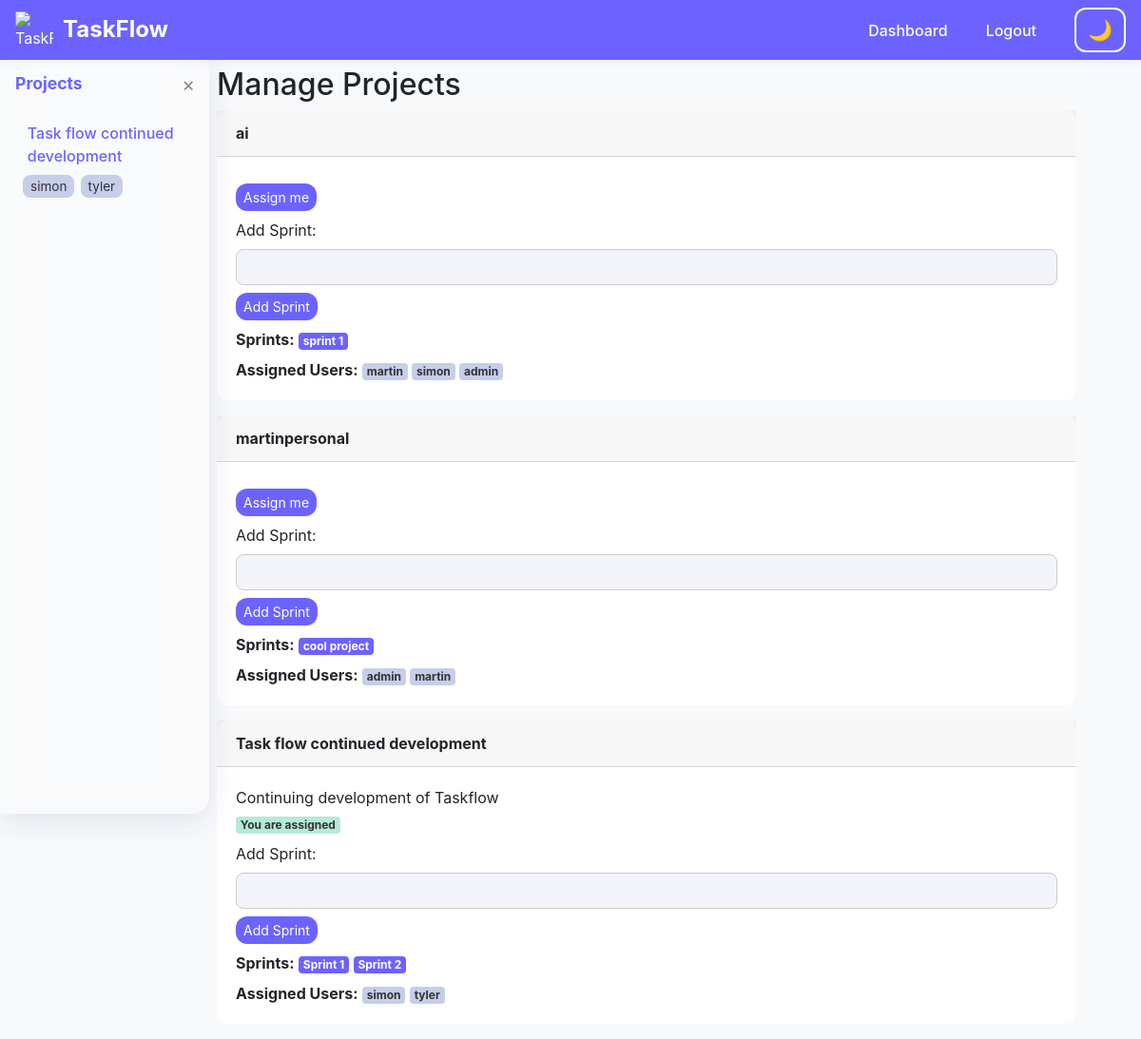
The page /projects (signed in) on the database its author committed.
### app.py (models this page shows)
class Project(db.Model):
    id = db.Column(db.Integer, primary_key=True)
    name = db.Column(db.String(120), unique=True, nullable=False)
    description = db.Column(db.Text, nullable=True)
    users = db.relationship('User', secondary=user_project, back_populates='projects')
    sprints = db.relationship('Sprint', backref='project', lazy=True)
    tasks = db.relationship('Task', backref='project', lazy=True)

class User(db.Model):
    id = db.Column(db.Integer, primary_key=True)
    username = db.Column(db.String(80), unique=True, nullable=False)
    password = db.Column(db.String(200), nullable=False)
    role = db.Column(db.String(10), nullable=False)
    tasks = db.relationship('Task', backref='user', lazy=True, foreign_keys='Task.user_id')
    assigned_tasks = db.relationship('Task', backref='assignee', lazy=True, foreign_keys='Task.assignee_id')
    projects = db.relationship('Project', secondary=user_project, back_populates='users')

class Sprint(db.Model):
    id = db.Column(db.Integer, primary_key=True)
    name = db.Column(db.String(120), nullable=False)
    project_id = db.Column(db.Integer, db.ForeignKey('project.id'), nullable=False)
    tasks = db.relationship('Task', backref='sprint', lazy=True)

### app.py (the view, shortened to what this page needs)
@app.route('/projects', methods=['GET', 'POST'])
@login_required
def manage_projects():
    projects = Project.query.all()
    users = User.query.all()
    user = User.query.get(session['user_id'])
    return render_template('projects.html', projects=projects, users=users, user=user, role=session.get('role'))

### app.py (called while the page is built)
def login_required(f):
    from functools import wraps
    @wraps(f)
    def decorated_function(*args, **kwargs):
        if 'user_id' not in session:
            flash('Please login first.', 'warning')
            return redirect(url_for('login'))
        return f(*args, **kwargs)
    return decorated_function

@app.before_request
def inject_sidebar_projects():
    g.projects = []
    g.selected_project = None
    if 'user_id' in session:
        user = User.query.get(session['user_id'])
        g.projects = user.projects if session.get('role') != 'admin' else Project.query.all()
        project_id = request.args.get('project', type=int)
        if project_id:
            g.selected_project = Project.query.get(project_id)

### templates/projects.html (shortened to what this page needs)
{% extends 'base.html' %}
{% block content %}
<h2>Manage Projects</h2>
{% for project in projects %}
  <div class="card mb-3">
    <div class="card-header d-flex justify-content-between align-items-center">
      <strong>{{ project.name }}</strong>
    </div>
    <div class="card-body">
      <div>{{ project.description }}</div>
      {% if role == 'admin' %}
      <form method="POST" action="{{ url_for('assign_users_to_project', project_id=project.id) }}">
        <label>Assign/Remove Users:</label>
        <select name="user_ids" multiple class="form-control" size="3">
          {% for u in users %}
            <option value="{{ u.id }}" {% if u in project.users %}selected{% endif %}>{{ u.username }}</option>
          {% endfor %}
        </select>
        <small class="form-text text-muted mb-2">Hold Ctrl/Cmd to select or deselect multiple users.</small>
        <button class="btn btn-secondary btn-sm mt-2">Update Users</button>
      </form>
      {% else %}
        {% if user not in project.users %}
        <form method="POST" action="{{ url_for('assign_users_to_project', project_id=project.id) }}">
          <button class="btn btn-info btn-sm mt-2">Assign me</button>
        </form>
        {% else %}
          <span class="badge badge-success mt-2">You are assigned</span>
        {% endif %}
      {% endif %}
      <form method="POST" action="{{ url_for('add_sprint', project_id=project.id) }}" class="mt-2">
        <label>Add Sprint:</label>
        <input name="name" class="form-control" required>
        <button class="btn btn-info btn-sm mt-2">Add Sprint</button>
      </form>
      <div class="mt-2">
        <strong>Sprints:</strong>
        {% for sprint in project.sprints %}
          <span class="badge badge-primary">{{ sprint.name }}</span>
        {% endfor %}
      </div>
      <div class="mt-2">
        <strong>Assigned Users:</strong>
        {% for u in project.users %}
          <span class="badge badge-info">{{ u.username }}</span>
        {% endfor %}
      </div>
    </div>
  </div>
{% endfor %}
{% endblock %}

### templates/base.html (shortened to what this page needs)
<!DOCTYPE html>
<html lang="en">
<head>
    <link rel="stylesheet" href="https://cdn.jsdelivr.net/npm/bootstrap@4.6.2/dist/css/bootstrap.min.css">
</head>
<body class="light-mode">
<nav class="navbar navbar-expand-lg navbar-light bg-light fixed-top" aria-label="Main navigation">
  <span class="logo-title">
    <img src="https://img.icons8.com/ios-filled/50/000000/task.png" alt="TaskFlow Logo" aria-hidden="true">
    <span class="h4 mb-0" style="font-weight: bold;">TaskFlow</span>
  </span>
  <div class="ml-auto d-flex align-items-center">
    {% if session.get('user_id') %}
      <a href="{{ url_for('dashboard') }}" class="nav-link d-inline">Dashboard</a>
      <a href="{{ url_for('logout') }}" class="nav-link d-inline">Logout</a>
    {% else %}
      <a href="{{ url_for('login') }}" class="nav-link d-inline">Login</a>
      <a href="{{ url_for('register') }}" class="nav-link d-inline">Register</a>
    {% endif %}
    <button class="btn btn-outline-secondary theme-toggle" id="theme-toggle-btn" aria-label="Toggle dark/light mode" aria-pressed="false">
      <span id="theme-toggle-icon">🌙</span>
    </button>
  </div>
</nav>
{% set show_sidebar = session.get('user_id') and request.endpoint not in ['login', 'register'] %}
{% if show_sidebar %}
<div id="sidebar" class="{% if session.get('theme') == 'dark' %}dark-mode{% endif %}" tabindex="0" aria-label="Project navigation">
  <div class="sidebar-header">
    Projects
    <button class="sidebar-toggle" onclick="toggleSidebar()" aria-label="Collapse sidebar">&times;</button>
  </div>
  {% if g.get('projects') %}
    {% for project in g.projects %}
      <div>
        <a href="{{ url_for('dashboard', project=project.id) }}" class="project-link" tabindex="0" aria-current="">
          <span>{{ project.name }}</span>
        </a>
        {% if project.users %}
          <div class="assigned-users" aria-label="Assigned users">
            {% for user in project.users %}
              <span class="user-badge" title="{{ user.username }}">{{ user.username }}</span>
            {% endfor %}
          </div>
        {% endif %}
      </div>
    {% endfor %}
  {% else %}
    <span class="text-muted">No projects assigned.</span>
  {% endif %}
</div>
{% endif %}
<div class="main-content{% if show_sidebar %}{% else %} sidebar-collapsed{% endif %}" id="main-content" role="main" style="min-height:100vh; width:100vw;">
    <div style="margin-top:70px;">
      {% block content %}{% endblock %}
    </div>
</div>
{% set messages = get_flashed_messages(with_categories=true) %}
</body>
</html>

### templates/base.html (style rules this page uses)
:root { --primary-bg: #f8f9fa; --primary-text: #212529; --secondary-bg: #23272b; --secondary-text: #f8f9fa; --sidebar-width: 220px; --accent1: #6c63ff; --accent2: #ffb6b9; --accent3: #b5ead7; --accent4: #ffdac1; --accent5: #c7ceea; --card-bg: #fff; --input-bg: #f3f3fa; --card-bg-dark: #23272b; --input-bg-dark: #2a2e39; --border-dark: #444; }
html, body { height: 100%; min-height: 100%; }
body.light-mode { background: #f8f9fa; color: var(--primary-text); --card-bg: #fff; --input-bg: #f3f3fa; }
.navbar, .navbar-light, .navbar.bg-light, .navbar.fixed-top { background: #6c63ff !important; color: #fff !important; border-bottom: none; box-shadow: 0 2px 8px rgba(108,99,255,0.08); }
.navbar .nav-link, .navbar .nav-link:visited { color: #fff !important; font-weight: 500; margin-right: 0.5rem; transition: color 0.2s; }
.navbar .logo-title .h4 { color: #fff !important; text-shadow: 0 1px 4px rgba(108,99,255,0.10); }
.navbar .theme-toggle { border: 2px solid #fff !important; color: #fff !important; background: transparent !important; font-size: 1.3em; margin-left: 1rem; transition: border-color 0.2s, background 0.2s, color 0.2s; }
.logo-title { display: flex; align-items: center; gap: 10px; }
.logo-title img { width: 40px; height: 40px; }
#sidebar { position: fixed; top: 56px; left: 0; height: 100vh; width: var(--sidebar-width); background: rgba(255, 255, 255, 0.18); border-right: 1px solid rgba(255,255,255,0.18); box-shadow: 0 8px 32px 0 rgba(31, 38, 135, 0.10); backdrop-filter: blur(16px) saturate(180%); -webkit-backdrop-filter: blur(16px) saturate(180%); border-radius: 0 18px 18px 0; padding: 1rem 0.5rem 1rem 1rem; transition: transform 0.2s, background 0.3s; z-index: 1030; overflow-y: auto; outline: none; }
#sidebar .sidebar-header { font-weight: bold; margin-bottom: 1rem; font-size: 1.1rem; display: flex; align-items: center; justify-content: space-between; color: var(--accent1, #6c63ff); }
#sidebar .project-link { display: flex; align-items: center; justify-content: space-between; padding: 0.4rem 0.8rem; border-radius: 4px; color: #6c63ff; text-decoration: none; margin-bottom: 2px; transition: background 0.2s, color 0.2s; font-weight: 500; background: transparent; position: relative; }
#sidebar .sidebar-toggle { background: none; border: none; font-size: 1.3rem; color: #888; cursor: pointer; margin-left: 0.5rem; }
#sidebar .assigned-users { font-size: 0.92em; color: #555; margin-left: 0.5rem; margin-bottom: 0.2rem; }
#sidebar .assigned-users .user-badge { background: var(--accent5, #c7ceea); color: #333; border-radius: 8px; padding: 2px 8px; margin-right: 2px; font-size: 0.92em; display: inline-block; }
.main-content { min-height: 100vh; width: 100%; margin-left: var(--sidebar-width); transition: margin-left 0.2s, max-width 0.2s; padding: 0 8px; background: transparent; display: flex; flex-direction: column; box-sizing: border-box; max-width: 100vw; }
@media (min-width: 1200px) { .main-content:not(.sidebar-collapsed) { max-width: calc(100vw - var(--sidebar-width) - 60px); margin-left: var(--sidebar-width); margin-right: auto; } }
.navbar.fixed-top { z-index: 1040; }
.card, .btn, .table { border-radius: 12px !important; background: var(--card-bg, #fff) !important; color: inherit !important; border: none; }
.btn-primary, .btn-info { background: var(--accent1, #6c63ff) !important; border-color: var(--accent1, #6c63ff) !important; color: #fff !important; }
.badge-primary { background: var(--accent1, #6c63ff) !important; }
.badge-success { background: var(--accent3, #b5ead7) !important; color: #333 !important; }
.badge-info { background: var(--accent5, #c7ceea) !important; color: #333 !important; }
.form-control { background: var(--input-bg, #f3f3fa); color: inherit; border-radius: 8px; border: 1px solid #ccc; }

### rows shown on the page
Project: name "Task flow continued development", description "Continuing development of Taskflow", shows "You are assigned"
User: username "simon"
User: username "tyler"
Project: name "ai"
Sprint: name "sprint 1"
User: username "martin"
User: username "admin"
Project: name "martinpersonal"
Sprint: name "cool project"
Sprint: name "Sprint 1"
Sprint: name "Sprint 2"
